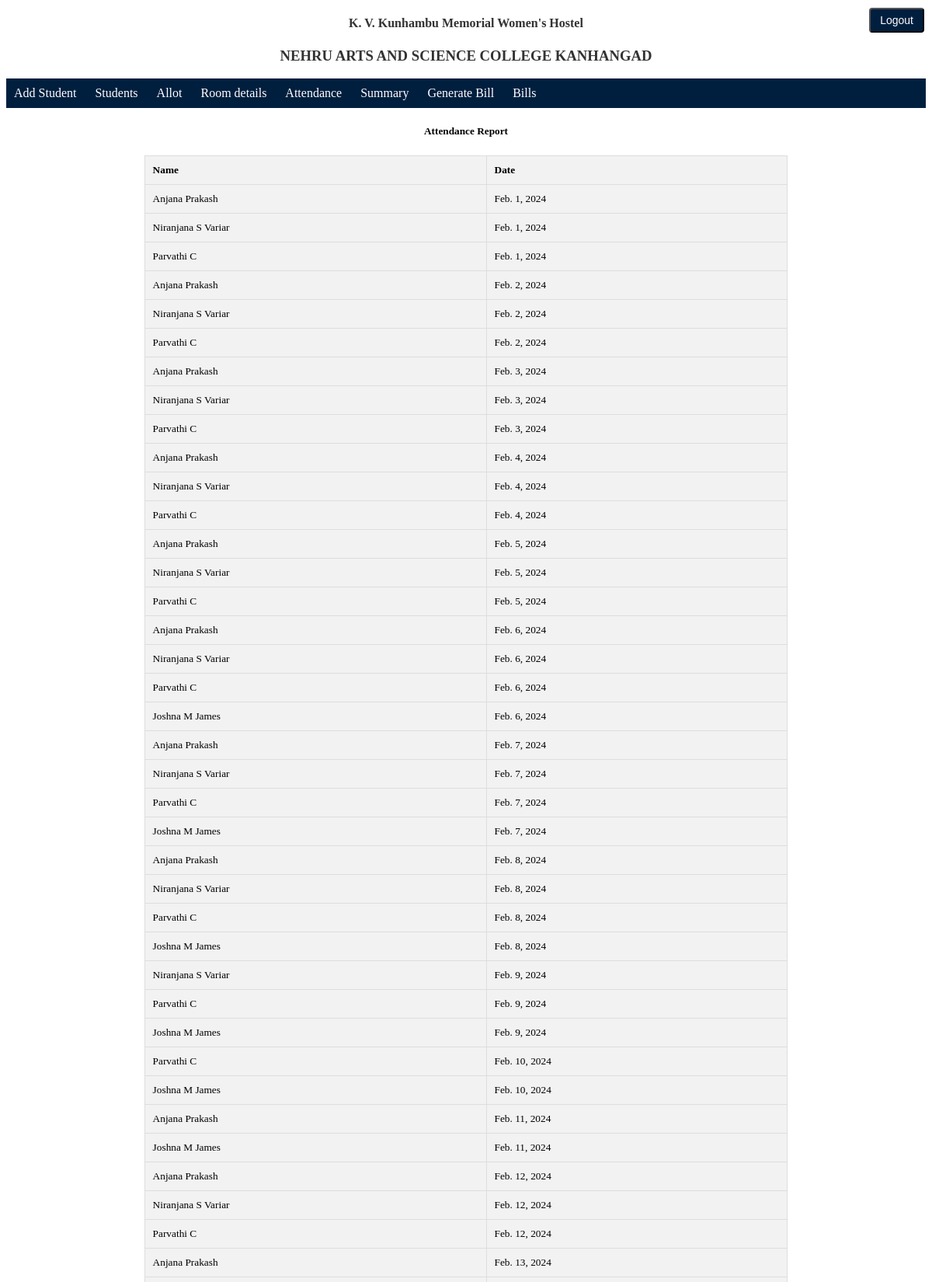
/summary/ (signed in, upper part), run on the app's committed database.
### hostel/models.py (models this page shows)
class Attendance(models.Model):
    name = models.ForeignKey(Student,on_delete=models.CASCADE)
    dates = models.DateField()

class Student(models.Model):
    name = models.CharField(max_length=50, unique=True)
    obc = 'OBC'
    oec = 'OEC'
    gen = 'GENERAL'
    sc = 'SC'
    st = 'ST'
    category_choices = [(obc,'OBC'),(oec,'OEC'),(gen,"GENERAL"),(sc,'SC'),(st,'ST')]
    category = models.CharField(max_length=20,choices=category_choices)
    pgm_id = models.ForeignKey(Programme,on_delete=models.CASCADE)
    yes = 'YES'
    no = 'NO'
    egrantz_choice = [(yes,'Yes'),(no,'No')]  #Change is needed No to NO
    E_Grantz = models.CharField(max_length = 10,choices=egrantz_choice)
    def __str__(self):
        return self.name

### hostel/views.py (the view)
# urls.py: path('summary/',views.view_attendance,name='view_attendance'),
@login_required()
def view_attendance(request):
    attendance_list = Attendance.objects.all().select_related('name')  #.order_by('name')
    return render(request,"hostel/summary.html",{'summary':attendance_list})

### hostel/templates/hostel/summary.html (shortened to what this page needs)
{% extends 'base.html' %}
{% block content %}
    <h5>Attendance Report</h5>
    <div class="allot">
        <table>
            <tr>
                <th>Name</th><th>Date</th>
            </tr>
            {% for a in summary %}
            <tr>
                <td>{{a.name}}</td>
                <td>{{a.dates}}</td>
            </tr>
            {% endfor %}
        </table>
    </div>
{% endblock %}

### hostel/templates/hostel/summary.html (style rules this page uses)
.allot { width: 70%; margin: 0 auto; }
.allot table { border-collapse: collapse; width: 100%; }
.allot th, .allot td { border: 1px solid #dddddd; text-align: left; padding: 10px; font-size: smaller; }
.allot th { background-color: #f2f2f2; }
.allot tr { background-color: #f2f2f2; }
h5 { color: black; text-align: center; }

### data on the page
Attendance: name "Anjana Prakash", dates "Feb. 1, 2024"
Attendance: name "Niranjana S Variar", dates "Feb. 1, 2024"
Attendance: name "Parvathi C", dates "Feb. 1, 2024"
Attendance: name "Anjana Prakash", dates "Feb. 2, 2024"
Attendance: name "Niranjana S Variar", dates "Feb. 2, 2024"
Attendance: name "Parvathi C", dates "Feb. 2, 2024"
Attendance: name "Anjana Prakash", dates "Feb. 3, 2024"
Attendance: name "Niranjana S Variar", dates "Feb. 3, 2024"
Attendance: name "Parvathi C", dates "Feb. 3, 2024"
Attendance: name "Anjana Prakash", dates "Feb. 4, 2024"
Attendance: name "Niranjana S Variar", dates "Feb. 4, 2024"
Attendance: name "Parvathi C", dates "Feb. 4, 2024"
Attendance: name "Anjana Prakash", dates "Feb. 5, 2024"
Attendance: name "Niranjana S Variar", dates "Feb. 5, 2024"
Attendance: name "Parvathi C", dates "Feb. 5, 2024"
Attendance: name "Anjana Prakash", dates "Feb. 6, 2024"
Attendance: name "Niranjana S Variar", dates "Feb. 6, 2024"
Attendance: name "Parvathi C", dates "Feb. 6, 2024"
Attendance: name "Joshna M James", dates "Feb. 6, 2024"
Attendance: name "Anjana Prakash", dates "Feb. 7, 2024"
Attendance: name "Niranjana S Variar", dates "Feb. 7, 2024"
Attendance: name "Parvathi C", dates "Feb. 7, 2024"
Attendance: name "Joshna M James", dates "Feb. 7, 2024"
Attendance: name "Anjana Prakash", dates "Feb. 8, 2024"
Attendance: name "Niranjana S Variar", dates "Feb. 8, 2024"
Attendance: name "Parvathi C", dates "Feb. 8, 2024"
Attendance: name "Joshna M James", dates "Feb. 8, 2024"
Attendance: name "Niranjana S Variar", dates "Feb. 9, 2024"
Attendance: name "Parvathi C", dates "Feb. 9, 2024"
Attendance: name "Joshna M James", dates "Feb. 9, 2024"
Attendance: name "Parvathi C", dates "Feb. 10, 2024"
Attendance: name "Joshna M James", dates "Feb. 10, 2024"
Attendance: name "Anjana Prakash", dates "Feb. 11, 2024"
Attendance: name "Joshna M James", dates "Feb. 11, 2024"
Attendance: name "Anjana Prakash", dates "Feb. 12, 2024"
Attendance: name "Niranjana S Variar", dates "Feb. 12, 2024"
Attendance: name "Parvathi C", dates "Feb. 12, 2024"
Attendance: name "Anjana Prakash", dates "Feb. 13, 2024"
